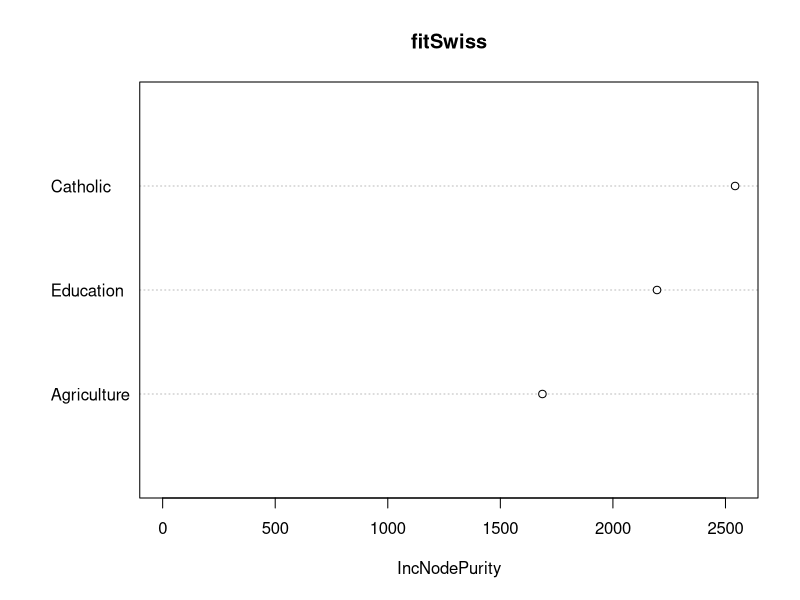
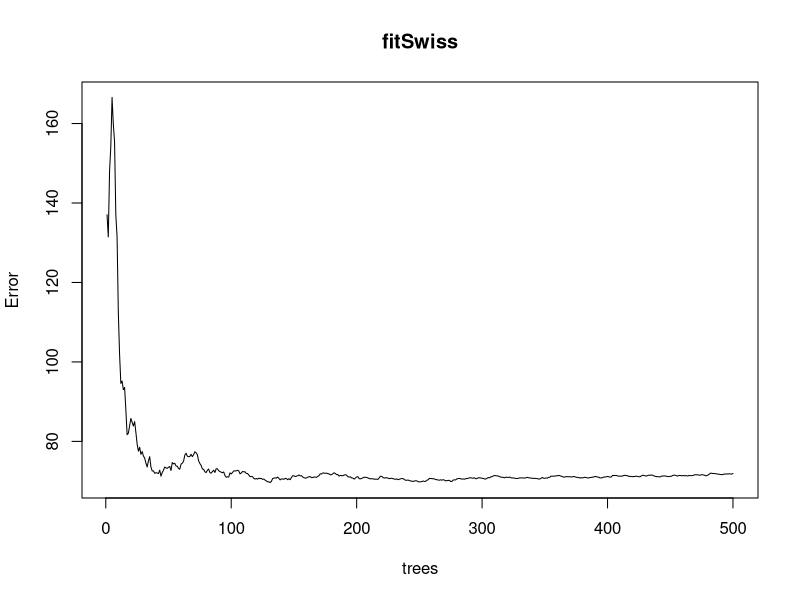

Here is the R script that generated these plots, in order:
require(randomForest)
library(rpart)
kyphosis
fitKF <- randomForest(Kyphosis ~ Age + Number + Start,   data=kyphosis)
print(fitKF) 	# view results
importance(fitKF) # importance of each predictor
#
fitSwiss <- randomForest(Fertility ~ Agriculture + Education + Catholic, data = swiss)
print(fitSwiss) # view results
importance(fitSwiss) # importance of each predictor
varImpPlot(fitSwiss)

plot(fitSwiss)

getTree(fitSwiss,1, labelVar=TRUE)

help(randomForest) # look at all the package contents and the randomForest method options

# look at rfcv - random forest cross-validation - 
help(rfcv)

# other data....
data(imports85)

# perform randomForest and other tree methods.....
